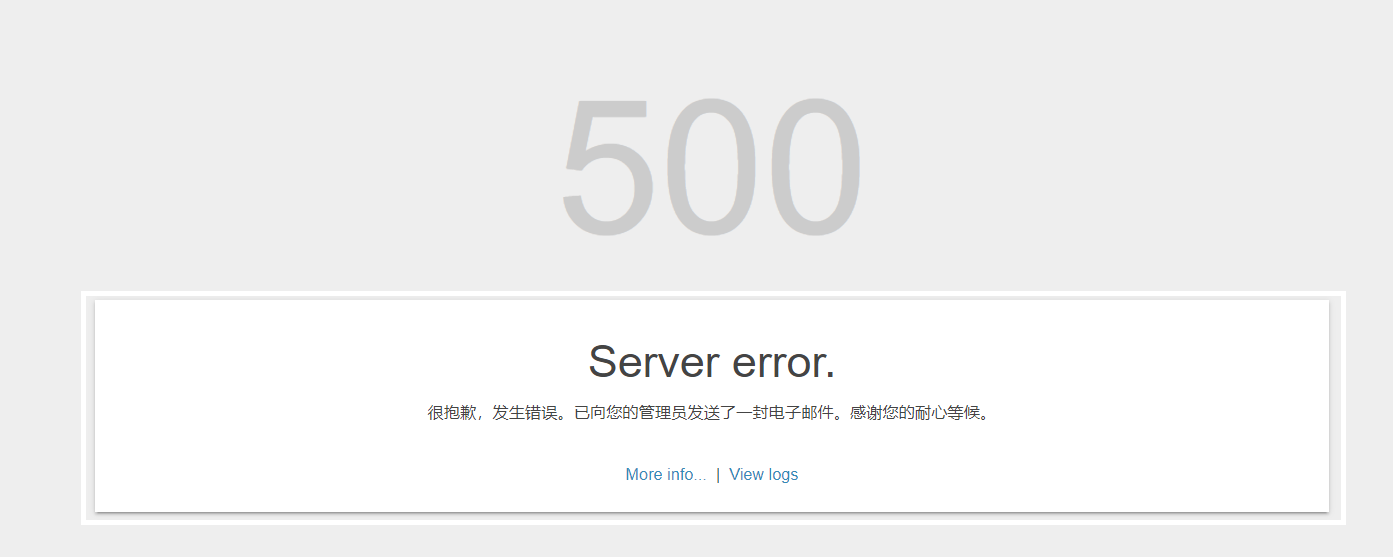
#> input picture wuxi20220412/Img/img.png, 1393 x 557 px, found by its file name
$ python tesseract_ocr01.py --image img.png
#> lines starting #> are read from the running program, lines starting #| are printed output that depends on the picture; after the words box and inside, x2 and y2 are one past the last pixel; in counts of white or black regions, pixels touching at a corner belong together
from PIL import Image
import pytesseract
# 命令行参数解析包
import argparse

import cv2
import os

# 构造参数解析并解析参数
ap = argparse.ArgumentParser()
#使用 argparse 的第一步是创建一个 ArgumentParser 对象。
ap.add_argument("-i", "--image", required=True,
	help="path to input image to be OCR'd")
ap.add_argument("-p", "--preprocess", type=str, default="thresh",
	help="type of preprocessing to be done")
args = vars(ap.parse_args())

# 加载示例图像并将其转换为灰度
image = cv2.imread(args["image"])
#> image is the input picture: shape (557, 1393, 3); mean B, G, R 242, 241.9, 241.9
gray = cv2.cvtColor(image, cv2.COLOR_BGR2GRAY)

cv2.imshow("Image", gray)

# 检查是否应该应用阈值来预处理 image
if args["preprocess"] == "thresh":
	gray = cv2.threshold(gray, 0, 255,
		cv2.THRESH_BINARY | cv2.THRESH_OTSU)[1]
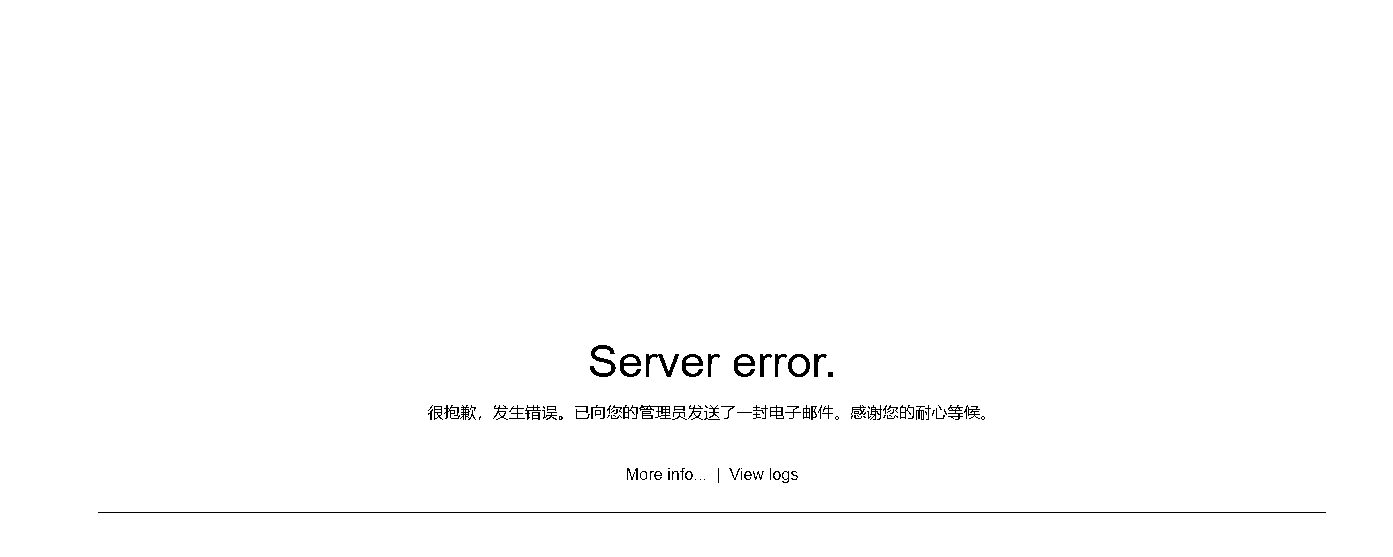
#> gray: shape (557, 1393); 99.2% white; black in thin lines or dots, all inside (x1, y1, x2, y2) = (98, 345, 1326, 513)

# 做一个检查，看看是否中间模糊应该做删除
# noise
elif args["preprocess"] == "blur":
	gray = cv2.medianBlur(gray, 3)

# 将灰度图像作为临时文件写入磁盘，这样我们就可以
# apply OCR to it
filename = "{}.png".format(os.getpid())
cv2.imwrite(filename, gray)

# 加载PIL/Pillow图像，应用OCR，然后删除临时文件
#> (the run stopped early here; a loop or call above may not have finished)
